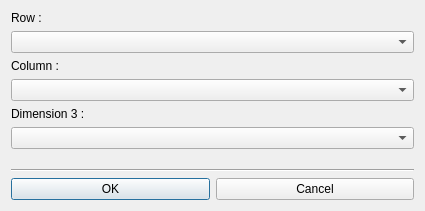
<?xml version="1.0" encoding="UTF-8"?>
<ui version="4.0">
<comment> Begin CVS Header </comment>
<comment>   $Source: /Volumes/Home/Users/shoops/cvs/copasi_dev/copasi/UI/CQMatrixDialog.ui,v $ </comment>
<comment>   $Revision: 1.3 $ </comment>
<comment>   $Name:  $ </comment>
<comment>   $Author: shoops $ </comment>
<comment>   $Date: 2011/03/07 19:38:00 $ </comment>
<comment> End CVS Header </comment>

<comment> Copyright (C) 2011 - 2010 by Pedro Mendes, Virginia Tech Intellectual </comment>
<comment> Properties, Inc., University of Heidelberg, and The University </comment>
<comment> of Manchester. </comment>
<comment> All rights reserved. </comment>

 <comment> All rights reserved. </comment>
 <class>CQMatrixDialog</class>
 <widget class="QDialog" name="CQMatrixDialog">
  <property name="geometry">
   <rect>
    <x>0</x>
    <y>0</y>
    <width>425</width>
    <height>211</height>
   </rect>
  </property>
  <property name="windowTitle">
   <string>Cell Matrix Selection Dialog</string>
  </property>
  <layout class="QVBoxLayout">
   <item>
    <widget class="QLabel" name="mpLabelRow">
     <property name="text">
      <string>Row :</string>
     </property>
     <property name="wordWrap">
      <bool>false</bool>
     </property>
    </widget>
   </item>
   <item>
    <widget class="QComboBox" name="mpCBRow"/>
   </item>
   <item>
    <widget class="QLabel" name="mpLabelColumn">
     <property name="text">
      <string>Column :</string>
     </property>
     <property name="wordWrap">
      <bool>false</bool>
     </property>
    </widget>
   </item>
   <item>
    <widget class="QComboBox" name="mpCBColumn"/>
   </item>
   <item>
    <widget class="QLabel" name="mpLabelDim3">
     <property name="text">
      <string>Dimension 3 :</string>
     </property>
     <property name="wordWrap">
      <bool>false</bool>
     </property>
    </widget>
   </item>
   <item>
    <widget class="QComboBox" name="mpCBDim3"/>
   </item>
   <item>
    <spacer name="spacer1">
     <property name="orientation">
      <enum>Qt::Vertical</enum>
     </property>
     <property name="sizeType">
      <enum>QSizePolicy::Expanding</enum>
     </property>
     <property name="sizeHint" stdset="0">
      <size>
       <width>20</width>
       <height>40</height>
      </size>
     </property>
    </spacer>
   </item>
   <item>
    <widget class="Line" name="line1">
     <property name="frameShape">
      <enum>QFrame::HLine</enum>
     </property>
     <property name="frameShadow">
      <enum>QFrame::Sunken</enum>
     </property>
    </widget>
   </item>
   <item>
    <layout class="QHBoxLayout">
     <item>
      <widget class="QPushButton" name="mpOKBtn">
       <property name="text">
        <string>OK</string>
       </property>
      </widget>
     </item>
     <item>
      <widget class="QPushButton" name="mpCancelBtn">
       <property name="text">
        <string>Cancel</string>
       </property>
      </widget>
     </item>
    </layout>
   </item>
  </layout>
 </widget>
 <layoutdefault spacing="6" margin="11"/>
 <pixmapfunction>qPixmapFromMimeSource</pixmapfunction>
 <resources/>
 <connections>
  <connection>
   <sender>mpOKBtn</sender>
   <signal>clicked()</signal>
   <receiver>CQMatrixDialog</receiver>
   <slot>accept()</slot>
   <hints>
    <hint type="sourcelabel">
     <x>20</x>
     <y>20</y>
    </hint>
    <hint type="destinationlabel">
     <x>20</x>
     <y>20</y>
    </hint>
   </hints>
  </connection>
  <connection>
   <sender>mpCancelBtn</sender>
   <signal>clicked()</signal>
   <receiver>CQMatrixDialog</receiver>
   <slot>close()</slot>
   <hints>
    <hint type="sourcelabel">
     <x>20</x>
     <y>20</y>
    </hint>
    <hint type="destinationlabel">
     <x>20</x>
     <y>20</y>
    </hint>
   </hints>
  </connection>
 </connections>
</ui>
